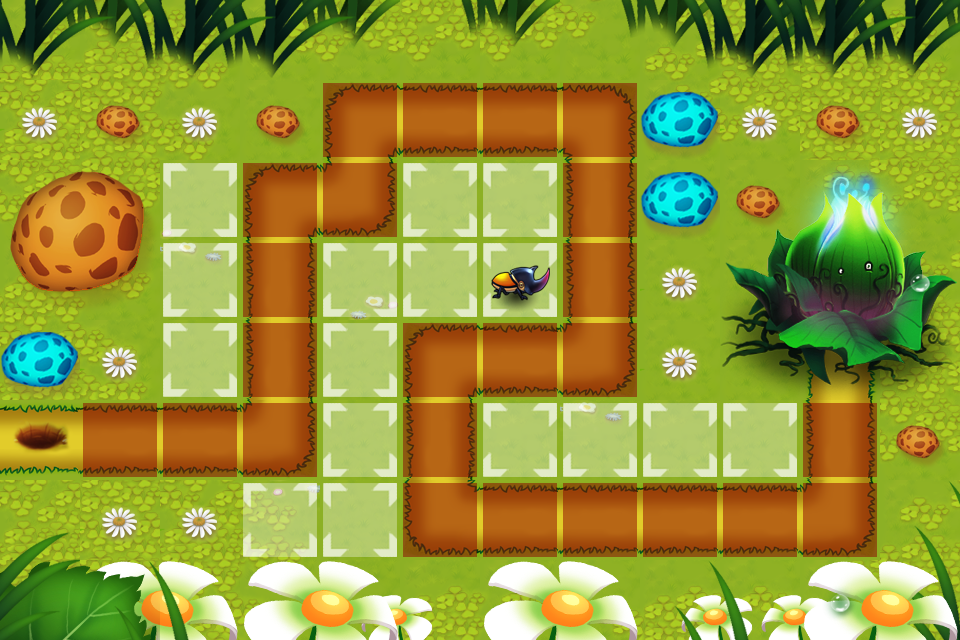

Rendered tile map (Tiled .tmx) drawn with the repository's tilesets; below, a short description and the map source with its tile grids summarised:
An orthogonal 12x8 tile map with 80x80 px tiles, 9 tile layers (BACKGROUND1, BACKGROUND2, BACKGROUND3, BACKGROUND4, ...), 5 tilesets and 13 objects (WayPoint00, RapidSoliderPos, WayPoint02, WayPoint01, WayPoint03, ...).

<map version="1.0" orientation="orthogonal" width="12" height="8" tilewidth="80" tileheight="80">
 <tileset firstgid="1" name="2" tilewidth="80" tileheight="80">
  <image source="2.png" width="320" height="320" />
 </tileset>
 <tileset firstgid="17" name="1" tilewidth="80" tileheight="80">
  <image source="1.png" width="720" height="721" />
 </tileset>
 <tileset firstgid="98" name="road" tilewidth="80" tileheight="80">
  <image source="road.png" width="80" height="80" />
  <tile id="0">
   <properties>
    <property name="skillable" value="1" />
   </properties>
  </tile>
 </tileset>
 <tileset firstgid="99" name="build" tilewidth="80" tileheight="80">
  <image source="build.png" width="80" height="80" />
  <tile id="0">
   <properties>
    <property name="buildable" value="1" />
   </properties>
  </tile>
 </tileset>
 <tileset firstgid="100" name="55555" tilewidth="80" tileheight="80">
  <image source="55555.png" width="320" height="160" />
  <tile id="2">
   <properties>
    <property name="TowerId" value="102" />
   </properties>
  </tile>
 </tileset>
 <layer name="BACKGROUND1" width="12" height="8">
  <data>[96 cells, 96 non-empty, 2 distinct tile ids]</data>
 </layer>
 <layer name="BACKGROUND2" width="12" height="8">
  <data>[96 cells, 54 non-empty, 15 distinct tile ids]</data>
 </layer>
 <layer name="BACKGROUND3" width="12" height="8">
  <data>[96 cells, 44 non-empty, 15 distinct tile ids]</data>
 </layer>
 <layer name="BACKGROUND4" width="12" height="8">
  <data>[96 cells, 18 non-empty, 10 distinct tile ids]</data>
 </layer>
 <layer name="SEEDLAYER" width="12" height="8">
  <data>[96 cells, 9 non-empty, 9 distinct tile ids]</data>
 </layer>
 <layer name="BACKGROUND5" width="12" height="8">
  <data>[96 cells, 44 non-empty, 21 distinct tile ids]</data>
 </layer>
 <layer name="Meta" width="12" height="8">
  <data>[96 cells, 16 non-empty, 1 distinct tile ids]</data>
 </layer>
 <layer name="Towerface" width="12" height="8">
  <data>[96 cells, 24 non-empty, 1 distinct tile ids]</data>
 </layer>
 <layer name="Tower" width="12" height="8">
  <data>[96 cells, 1 non-empty, 1 distinct tile ids]</data>
 </layer>
 <objectgroup name="Objects" width="12" height="8">
  <object name="WayPoint00" x="40" y="440" />
  <object name="RapidSoliderPos" x="40" y="360" />
  <object name="WayPoint02" x="280" y="200" />
  <object name="WayPoint01" x="280" y="440" />
  <object name="WayPoint03" x="360" y="200" />
  <object name="WayPoint04" x="360" y="120" />
  <object name="WayPoint05" x="600" y="120" />
  <object name="WayPoint06" x="600" y="360" />
  <object name="WayPoint07" x="440" y="360" />
  <object name="WayPoint08" x="440" y="520" />
  <object name="WayPoint09" x="840" y="520" />
  <object name="WayPoint10" x="840" y="360" />
  <object name="SeedsPos" x="920" y="200" />
 </objectgroup>
</map>